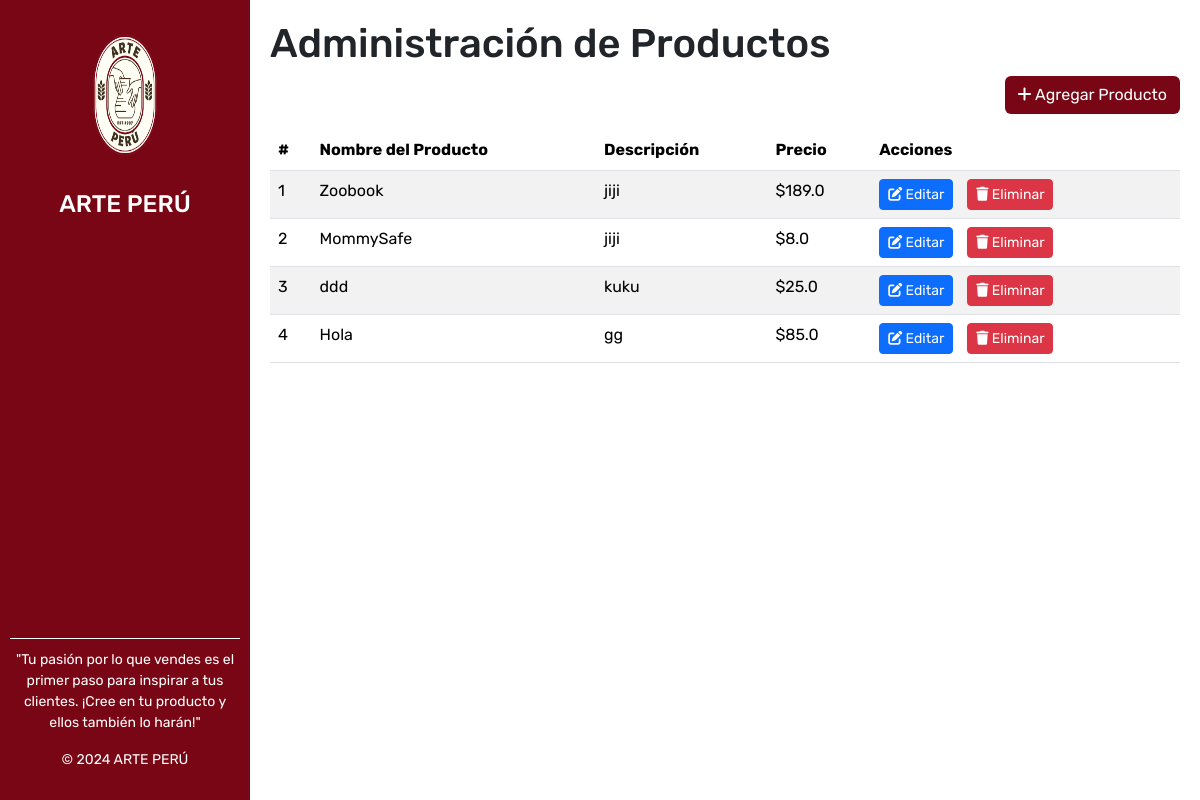
/admin/products, run on an earlier commit of the app's database.
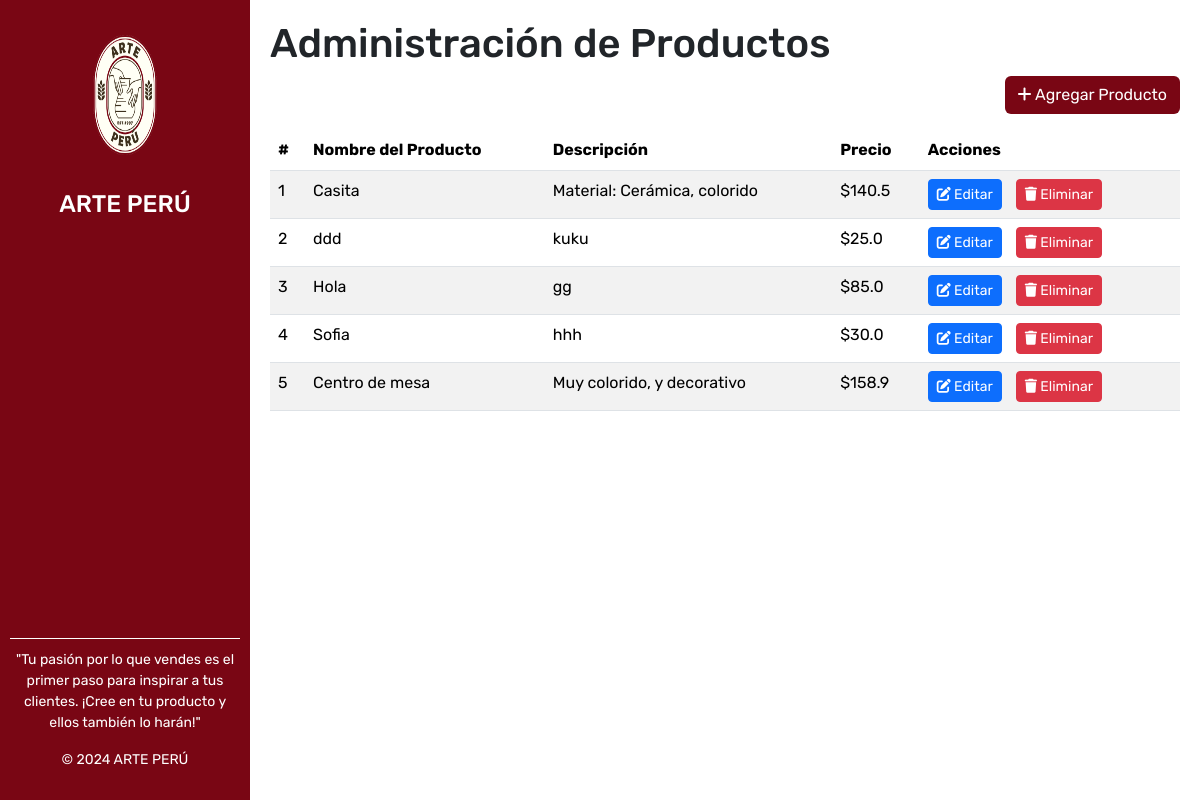
And on a later commit of the database.
### tables this page shows
CREATE TABLE products (
            id INTEGER PRIMARY KEY AUTOINCREMENT,
            name TEXT NOT NULL,
            description TEXT NOT NULL,
            price REAL NOT NULL,
            image TEXT
        );

### app.py (the view)
@app.route('/admin/products')
def admin_products():
    products = get_all_products()
    return render_template('admin/products.html', products=products)

### database.py (called while the page is built)
def get_db_connection():
    conn = sqlite3.connect('ecommerce.db')  # Crea/abre la base de datos
    conn.row_factory = sqlite3.Row         # Permite acceso a los datos como diccionarios
    return conn

def get_all_products():
    conn = get_db_connection()
    products = conn.execute('SELECT * FROM products').fetchall()
    conn.close()
    return products

### templates/admin/products.html (shortened to what this page needs)
<!DOCTYPE html>
<html lang="en">
<head>
    <link href="https://cdn.jsdelivr.net/npm/bootstrap@5.3.3/dist/css/bootstrap.min.css" rel="stylesheet"
>
    <link rel="stylesheet" href="/static/css/admin_products.css">
</head>
<body>
        <div class="sidebar">
            <div>
                <center>
                <img src="/static/images/logo2.png" alt="Logo" height="150px" width="200px">
                <h4>ARTE PERÚ</h4>
            </center>
            </div>
            <div class="footer">
                <p>"Tu pasión por lo que vendes es el primer paso para inspirar a tus clientes. ¡Cree en tu producto y ellos también lo harán!"</p>
                © 2024 ARTE PERÚ
            </div>
        </div>
        <div class="main-content">
            <h1>Administración de Productos</h1>
            <div class="d-flex justify-content-end mb-3">
                <a href="/admin/products/add" class="btn btn-add"><i class="fas fa-plus"></i> Agregar Producto</a>
            </div>
            <table class="table table-striped">
                <thead>
                    <tr>
                        <th>#</th>
                        <th>Nombre del Producto</th>
                        <th>Descripción</th>
                        <th>Precio</th>
                        <th>Acciones</th>
                    </tr>
                </thead>
                <tbody>
                    {% for product in products %}
                    <tr>
                        <td>{{ loop.index }}</td>
                        <td>{{ product.name }}</td>
                        <td>{{product.description}}</td>
                        <td>${{ product.price }}</td>
                        <td class="table-actions">
                            <a href="/admin/products/edit/{{ product.id }}" class="btn btn-sm btn-primary">
                                <i class="fas fa-edit"></i> Editar
                            </a>
                            <form action="/admin/products/delete/{{ product.id }}" method="POST" style="display:inline;">
                                <button type="submit" class="btn btn-sm btn-danger">
                                    <i class="fas fa-trash"></i> Eliminar
                                </button>
                            </form>
                        </td>
                    </tr>
                    {% endfor %}
                </tbody>
            </table>
        </div>
</body>
</html>

### static/css/admin_products.css (style rules this page uses)
:root { --color-white: #F5F5F5; --color-gris: #2E2D33; --color-vino: #790614; --color-input: #000000c0; --color-barra-menu: #F9F6EC; --color-letras-menu: #000000; }
body { font-family: 'Rubik', sans-serif; padding: 0; margin: 0; }
.sidebar { background-color: #790614; color: white; height: 100vh; position: fixed; top: 0; left: 0; width: 250px; display: flex; flex-direction: column; align-items: center; justify-content: space-between; padding: 20px 10px; }
.sidebar img { max-width: 100px; margin-bottom: 20px; }
.sidebar .footer { border-top: 1px solid white; width: 100%; text-align: center; padding: 10px 0; font-size: 14px; }
.main-content { margin-left: 250px; padding: 20px; }
.table-actions a, .table-actions form { margin-right: 10px; }
.btn-add { background-color: #790614; color: white; }

What changed in the data, as far as the page shows it:
removed products: name "Zoobook", description "jiji", price "189.0"
removed products: name "MommySafe", description "jiji", price "8.0"
added products: name "Casita", description "Material: Cerámica, colorido", price "140.5"
added products: name "Sofia", description "hhh", price "30.0"
added products: name "Centro de mesa", description "Muy colorido, y decorativo", price "158.9"
